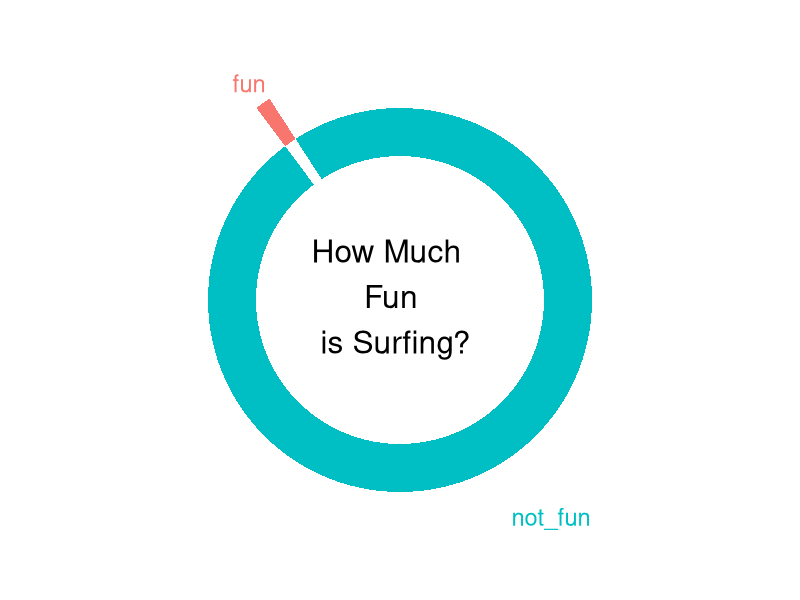

Recreate this plot in R.
## ---- chunk 1
knitr::opts_chunk$set(echo = TRUE)
## ---- chunk 2
df <- data.frame(
  activity = c("waiting/failing", "wave1", "wave2", "wave3", "wave4", "wave5"),
  time_in_seconds = c(5343, 12, 8, 15, 10, 12)
)
# make small data frame
sdf <- data.frame(
  having_fun = c("not_fun", "fun"),
  time_in_seconds = c(5343, 57)
)
## ---- chunk 3
library(ggplot2)
# compute percentages
sdf$proportion <- sdf$time_in_seconds / sum(sdf$time_in_seconds)
# compute cummalative percentages (top of each rectangle)
sdf$ymax <- cumsum(sdf$proportion)
# compute bottom of each rectangle
sdf$ymin <- c(0, head(sdf$ymax, n = -1))
# compute label position
sdf$label_position <- (sdf$ymax + sdf$ymin) / 2
# compute sensible label
sdf$label <- paste0(sdf$having_fun)
# segment the fun part
sdf$x1 <- (1:nrow(sdf)) + 1
sdf$x2 <- (1:nrow(sdf)) + 2
# plot
ggplot(sdf, aes(ymax = ymax, ymin = ymin, xmax = x1, xmin = x2, fill = having_fun), colour = "white") +
  geom_rect() +
  geom_text(x = 4.5, aes(y = label_position, label = label, colour = having_fun), size = 6) +
  coord_polar(theta = "y", start = 345) +
  ylim(0, 1) +
  xlim(c(-1, 4)) +
  theme_void() +
  theme(legend.position = "none") +
  annotate("text", x = -0.8, y = 0.9, label = "How Much \n Fun \n is Surfing?", size = 8)
